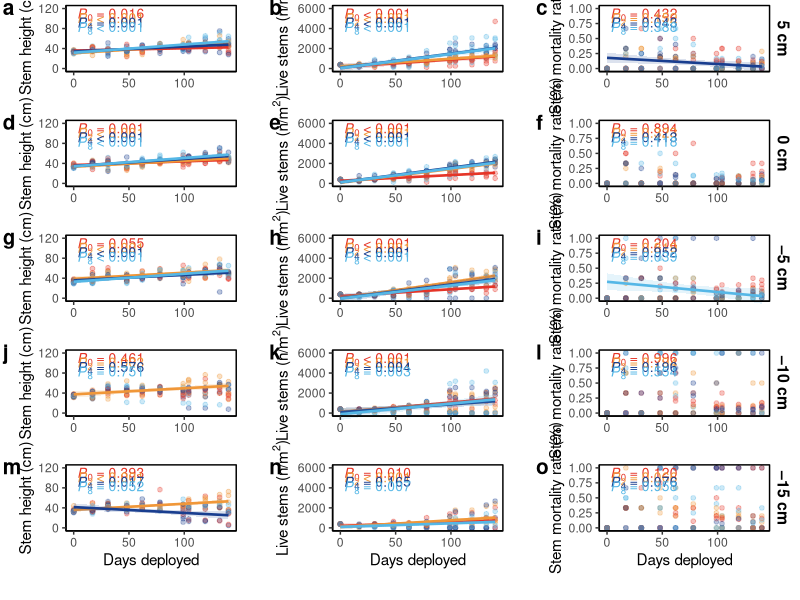
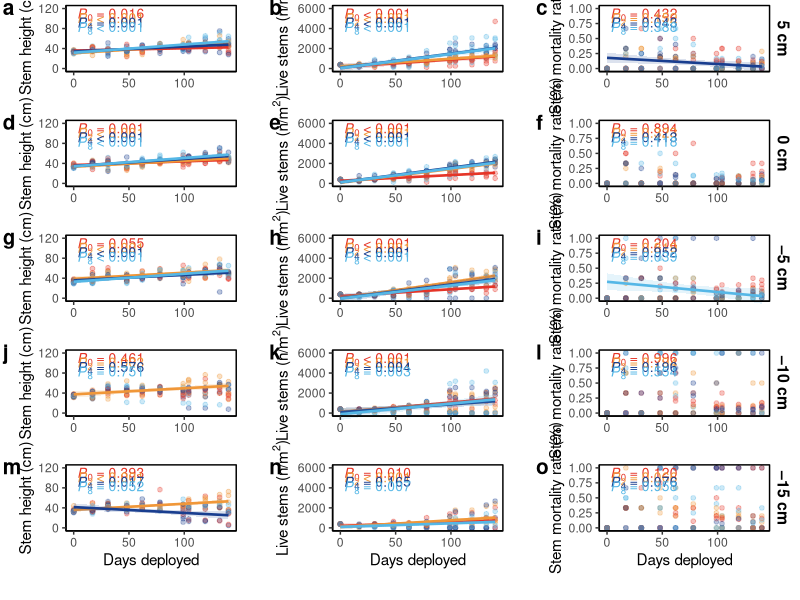

These charts were generated, in order, by the following R code:
# -------------------------
# Biweekly analysis
# -------------------------
library(readxl)
library(dplyr)
library(tidyr)
library(purrr)
library(broom)
library(ggplot2)
library(cowplot)
library(rlang)
library(officer)
library(flextable)

setwd("/Users/yaolin/Desktop/Postdoc in LSU/Project - Ribbed Mussels Ecology/Submission - Journal of Applied Ecology - 0623 - Final version/GitHub")
AREA <- 10000 / 78.539816
raw <- read_excel("Raw data - Biweekly data - 0623.xlsx") |> as.data.frame()

unit <- raw %>%
  mutate(Corrected_height = as.numeric(Corrected_height),
         Live_leaves      = as.numeric(Live_leaves),
         L_D              = trimws(as.character(L_D))) %>%
  group_by(Days_deployed, Organ, Elevation, Mussel_density) %>%
  summarise(
    Stem_height    = mean(Corrected_height, na.rm = TRUE),
    Live_leaves    = sum(Live_leaves, na.rm = TRUE) * AREA,   # -> n m^-2
    Live_stems     = sum(L_D == "L",  na.rm = TRUE) * AREA,   # -> n m^-2
    Mortality_rate = sum(L_D == "D",  na.rm = TRUE) / n(),
    .groups = "drop"
  ) %>%
  mutate(Dens = factor(Mussel_density, levels = c(0, 2, 4, 8)))

# -------------------------
# 80 simple linear regressions
# -------------------------
fit_slope <- function(d) {
  d <- d[!is.na(d$value), ]
  if (nrow(d) < 3 || dplyr::n_distinct(d$Days_deployed) < 2)
    return(tibble(beta = NA_real_, SE = NA_real_, t = NA_real_,
                  p = NA_real_, R2 = NA_real_, df = NA_integer_))
  m  <- lm(value ~ Days_deployed, data = d)
  co <- summary(m)$coefficients["Days_deployed", ]
  tibble(beta = co["Estimate"], SE = co["Std. Error"], t = co["t value"],
         p = co["Pr(>|t|)"], R2 = summary(m)$r.squared, df = m$df.residual)
}

resp_map <- c(Stem_height = "Stem height", Live_leaves = "Live leaves",
              Live_stems  = "Live stems",  Mortality_rate = "Mortality rate")

res <- imap_dfr(resp_map, function(label, var) {
  unit %>%
    transmute(Elevation, Mussel_density, Days_deployed, value = .data[[var]]) %>%
    group_by(Elevation, Mussel_density) %>%
    group_modify(~ fit_slope(.x)) %>%
    ungroup() %>%
    mutate(Response = label, .before = 1)
})

res <- res %>%
  mutate(Response = factor(Response, levels = unname(resp_map))) %>%
  arrange(Response, desc(Elevation), Mussel_density)

print(res, n = 80)

# -------------------------
# Table S4
# -------------------------
fmt3 <- function(x) { s <- formatC(x, format = "f", digits = 3); s[s == "-0.000"] <- "0.000"; s }
pfmt <- function(p) ifelse(p < 0.001, "< 0.001", formatC(p, format = "f", digits = 3))
elev_fmt <- function(e) ifelse(e > 0, paste0("+", e),
                               ifelse(e < 0, paste0("\u2013", abs(e)), "0"))

tab <- data.frame(
  resp = ifelse(duplicated(res$Response), "", as.character(res$Response)),
  elev = elev_fmt(res$Elevation),
  dens = as.character(res$Mussel_density),
  beta = fmt3(res$beta),
  SE   = fmt3(res$SE),
  t    = fmt3(res$t),
  P    = pfmt(res$p),
  R2   = fmt3(res$R2),
  df   = as.character(res$df),
  stringsAsFactors = FALSE
)
sig <- which(res$p < 0.05)

big   <- fp_border(width = 1.5,  color = "black")
small <- fp_border(width = 0.75, color = "black")

ft <- flextable(tab)
ft <- set_header_labels(ft, resp = "", elev = "", dens = "",
                        beta = "\u03b2", SE = "SE", t = "t", P = "P", R2 = "R2", df = "df")
ft <- add_header_row(ft, top = TRUE,
                     values = c("Response variables", "Relative elevation treatment",
                                "Mussel density treatment", "Deployment duration (days)"),
                     colwidths = c(1, 1, 1, 6))
ft <- merge_v(ft, part = "header", j = 1:3)

ft <- compose(ft, part = "header", i = 2, j = "beta", value = as_paragraph(as_i("\u03b2")))
ft <- compose(ft, part = "header", i = 2, j = "t",    value = as_paragraph(as_i("t")))
ft <- compose(ft, part = "header", i = 2, j = "P",    value = as_paragraph(as_i("P")))
ft <- compose(ft, part = "header", i = 2, j = "R2",   value = as_paragraph(as_i("R"), as_sup("2")))
ft <- compose(ft, part = "header", i = 2, j = "df",   value = as_paragraph(as_i("df")))

ft <- bold(ft, part = "header")
ft <- bold(ft, i = sig, part = "body")

ft <- border_remove(ft)
ft <- hline_top(ft, part = "header", border = big)
ft <- hline(ft, i = 1, j = 4:9, part = "header", border = small)
ft <- hline_bottom(ft, part = "header", border = small)
ft <- hline_bottom(ft, part = "body", border = big)

ft <- font(ft, fontname = "Times New Roman", part = "all")
ft <- fontsize(ft, size = 10, part = "all")
ft <- align(ft, align = "left", part = "all")
ft <- valign(ft, valign = "center", part = "header")
ft <- padding(ft, padding.top = 1, padding.bottom = 1, part = "all")
ft <- width(ft, j = 1:9,
            width = c(1.084, 1.279, 1.085, 0.592, 0.592, 0.590, 0.685, 0.496, 0.369))
ft <- set_table_properties(ft, layout = "fixed")

tt  <- fp_text(font.family = "Times New Roman", font.size = 11, bold = TRUE)
tti <- fp_text(font.family = "Times New Roman", font.size = 11, bold = TRUE, italic = TRUE)
nn  <- fp_text(font.family = "Times New Roman", font.size = 11)
nni <- fp_text(font.family = "Times New Roman", font.size = 11, italic = TRUE)
sup <- fp_text(font.family = "Times New Roman", font.size = 11, italic = TRUE,
               vertical.align = "superscript")

cap <- fpar(
  ftext("Table S4 Summary of simple linear regressions evaluating the relationships between deployment duration and plant growth and mortality traits of ", tt),
  ftext("Spartina alterniflora", tti),
  ftext(" across relative elevation treatments and mussel density treatments.", tt),
  ftext(" Abbreviations: ", nn), ftext("\u03b2", nni),
  ftext(" = slope estimator; SE = standard error; ", nn), ftext("df", nni),
  ftext(" = degrees of freedom; ", nn), ftext("R", nni), ftext("2", sup),
  ftext(" = goodness of fit of the model. Significant regression slopes are indicated by bold ", nn),
  ftext("p", nni), ftext("-values.", nn)
)

doc <- read_docx()
doc <- body_add_fpar(doc, cap)
doc <- body_add_par(doc, "")
doc <- body_add_flextable(doc, ft)
print(doc, target = "Table S4.docx")

# -------------------------
# Figure 2
# -------------------------
dens_cols <- c("0" = "#E53528", "2" = "#F09739", "4" = "#193E8F", "8" = "#55B7E6")

elev_order <- c(5, 0, -5, -10, -15)
elev_lab   <- function(e) ifelse(e > 0, paste0(e, " cm"),
                                 ifelse(e < 0, paste0("\u2013", abs(e), " cm"), "0 cm"))

traits <- list(
  list(var = "Stem_height",    lab = "Stem height (cm)",
       ylim = c(0, 120),  brks = c(0, 40, 80, 120),      res = "Stem height"),
  list(var = "Live_stems",     lab = expression("Live stems (n/m"^2*")"),
       ylim = c(0, 6000), brks = c(0, 2000, 4000, 6000), res = "Live stems"),
  list(var = "Mortality_rate", lab = "Stem mortality rate (%)",
       ylim = c(0, 1),    brks = c(0, .25, .5, .75, 1),   res = "Mortality rate")
)

stat_tab <- res %>%
  transmute(Response = as.character(Response), Elevation,
            Dens = factor(Mussel_density, levels = c(0, 2, 4, 8)),
            p, sig = !is.na(p) & p < 0.05)

make_panel <- function(tr, e, show_x, show_strip) {
  d  <- unit %>%
    transmute(Days_deployed, Elevation, Dens, value = .data[[tr$var]]) %>%
    filter(Elevation == e, !is.na(value))
  st <- stat_tab %>% filter(Response == tr$res, Elevation == e) %>% arrange(Dens)
  
  d_sig <- d %>% filter(Dens %in% st$Dens[st$sig])   # only significant lines
  
  span <- tr$ylim[2] - tr$ylim[1]
  lab  <- st %>% mutate(
    txt  = ifelse(is.na(p), "n/a",
                  ifelse(p < 0.001, "< 0.001", paste0("= ", formatC(p, format = "f", digits = 3)))),
    expr = sprintf('italic(P)[%s]~"%s"', as.character(Dens), txt),
    x    = 3,
    y    = tr$ylim[2] - span * 0.075 * (as.integer(Dens) - 1)
  )
  
  g <- ggplot(d, aes(Days_deployed, value, colour = Dens)) +
    geom_point(size = 1.3, alpha = 0.30)
  if (nrow(d_sig) > 0)
    g <- g + geom_smooth(data = d_sig, aes(fill = Dens),
                         method = "lm", formula = y ~ x, se = TRUE,
                         linewidth = 0.9, alpha = 0.15)
  g <- g +
    geom_text(data = lab, aes(x = x, y = y, label = expr, colour = Dens),
              parse = TRUE, hjust = 0, vjust = 1, size = 3.5, show.legend = FALSE) +
    scale_colour_manual(values = dens_cols, drop = FALSE) +
    scale_fill_manual(values = dens_cols, drop = FALSE) +
    scale_x_continuous(breaks = c(0, 50, 100)) +
    scale_y_continuous(breaks = tr$brks) +
    coord_cartesian(xlim = c(0, 140), ylim = tr$ylim, clip = "off") +
    labs(x = if (show_x) "Days deployed" else NULL, y = tr$lab) +
    theme_classic(base_size = 11) +
    theme(legend.position = "none",
          panel.border = element_rect(fill = NA, colour = "black", linewidth = 0.5),
          axis.title.x = if (show_x) element_text() else element_blank(),
          plot.margin  = margin(4, if (show_strip) 22 else 4, 4, 4))
  if (show_strip)
    g <- g + annotate("text", x = 140 * 1.14, y = mean(tr$ylim),
                      label = elev_lab(e), angle = -90, fontface = 2, size = 4)
  g
}

panels <- list()
for (e in elev_order)
  for (j in seq_along(traits))
    panels[[length(panels) + 1]] <- make_panel(traits[[j]], e,
                                               show_x = (e == -15),
                                               show_strip = (j == 3))

grid <- cowplot::plot_grid(plotlist = panels, ncol = 3, align = "hv", axis = "tblr",
                           labels = letters[1:15], label_size = 15,
                           label_fontface = "bold", label_x = 0.01, label_y = 1.0,
                           hjust = 0, vjust = 1)

leg <- cowplot::get_legend(
  ggplot(unit, aes(Days_deployed, Stem_height, colour = Dens)) +
    geom_point() +
    scale_colour_manual("Density", values = dens_cols, drop = FALSE) +
    theme(legend.position = "bottom",
          legend.text  = element_text(size = 12),
          legend.title = element_text(face = "bold", size = 12))
)

combined_main <- cowplot::plot_grid(grid, leg, ncol = 1, rel_heights = c(1, 0.045))
print(combined_main)
ggsave("Figure 2.pdf", combined_main, width = 200, height = 280, units = "mm")
